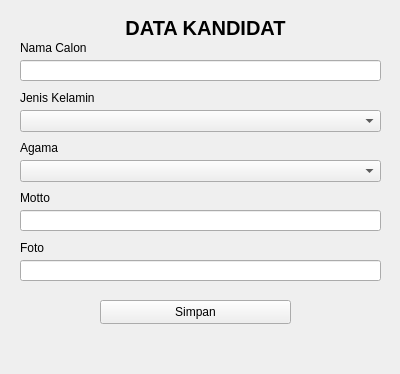
<?xml version="1.0" encoding="UTF-8"?>
<ui version="4.0">
 <class>Form</class>
 <widget class="QWidget" name="Form">
  <property name="geometry">
   <rect>
    <x>0</x>
    <y>0</y>
    <width>400</width>
    <height>374</height>
   </rect>
  </property>
  <property name="windowTitle">
   <string>Form</string>
  </property>
  <widget class="QPushButton" name="simpan">
   <property name="geometry">
    <rect>
     <x>100</x>
     <y>300</y>
     <width>191</width>
     <height>24</height>
    </rect>
   </property>
   <property name="text">
    <string>Simpan</string>
   </property>
  </widget>
  <widget class="QLabel" name="label">
   <property name="geometry">
    <rect>
     <x>20</x>
     <y>20</y>
     <width>371</width>
     <height>16</height>
    </rect>
   </property>
   <property name="font">
    <font>
     <pointsize>15</pointsize>
     <bold>true</bold>
    </font>
   </property>
   <property name="text">
    <string>DATA KANDIDAT</string>
   </property>
   <property name="alignment">
    <set>Qt::AlignCenter</set>
   </property>
  </widget>
  <widget class="QLabel" name="label_2">
   <property name="geometry">
    <rect>
     <x>20</x>
     <y>40</y>
     <width>101</width>
     <height>16</height>
    </rect>
   </property>
   <property name="text">
    <string>Nama Calon</string>
   </property>
  </widget>
  <widget class="QLineEdit" name="nama_calon">
   <property name="geometry">
    <rect>
     <x>20</x>
     <y>60</y>
     <width>361</width>
     <height>21</height>
    </rect>
   </property>
  </widget>
  <widget class="QLabel" name="label_3">
   <property name="geometry">
    <rect>
     <x>20</x>
     <y>90</y>
     <width>101</width>
     <height>16</height>
    </rect>
   </property>
   <property name="text">
    <string>Jenis Kelamin</string>
   </property>
  </widget>
  <widget class="QComboBox" name="jk">
   <property name="geometry">
    <rect>
     <x>20</x>
     <y>110</y>
     <width>361</width>
     <height>22</height>
    </rect>
   </property>
  </widget>
  <widget class="QComboBox" name="agama">
   <property name="geometry">
    <rect>
     <x>20</x>
     <y>160</y>
     <width>361</width>
     <height>22</height>
    </rect>
   </property>
  </widget>
  <widget class="QLabel" name="label_4">
   <property name="geometry">
    <rect>
     <x>20</x>
     <y>140</y>
     <width>101</width>
     <height>16</height>
    </rect>
   </property>
   <property name="text">
    <string>Agama</string>
   </property>
  </widget>
  <widget class="QLabel" name="label_5">
   <property name="geometry">
    <rect>
     <x>20</x>
     <y>190</y>
     <width>101</width>
     <height>16</height>
    </rect>
   </property>
   <property name="text">
    <string>Motto</string>
   </property>
  </widget>
  <widget class="QLineEdit" name="motto">
   <property name="geometry">
    <rect>
     <x>20</x>
     <y>210</y>
     <width>361</width>
     <height>21</height>
    </rect>
   </property>
  </widget>
  <widget class="QLabel" name="label_6">
   <property name="geometry">
    <rect>
     <x>20</x>
     <y>240</y>
     <width>101</width>
     <height>16</height>
    </rect>
   </property>
   <property name="text">
    <string>Foto</string>
   </property>
  </widget>
  <widget class="QLineEdit" name="photo">
   <property name="geometry">
    <rect>
     <x>20</x>
     <y>260</y>
     <width>361</width>
     <height>21</height>
    </rect>
   </property>
  </widget>
 </widget>
 <resources/>
 <connections/>
</ui>
